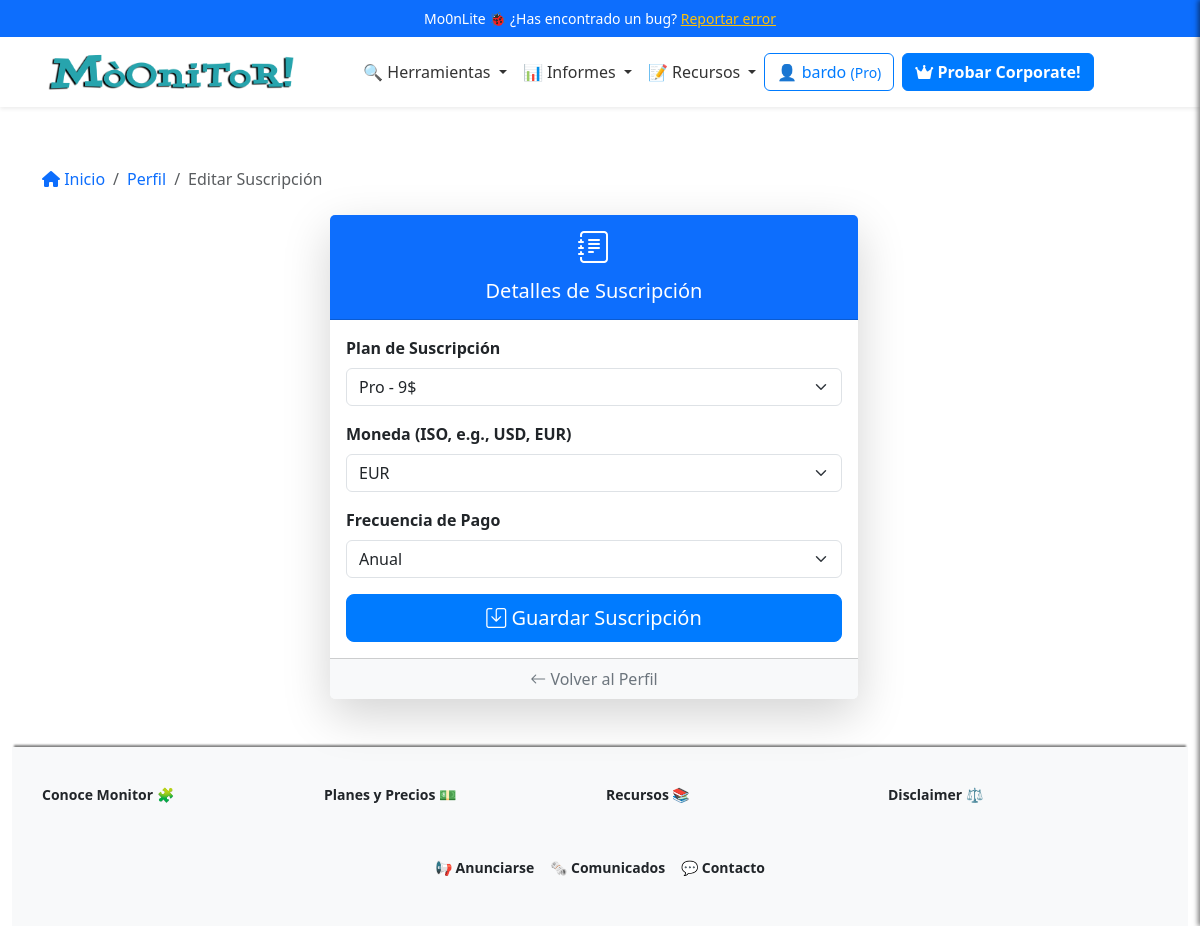
/profile/subscription (signed in), run on an earlier commit of the app's database.
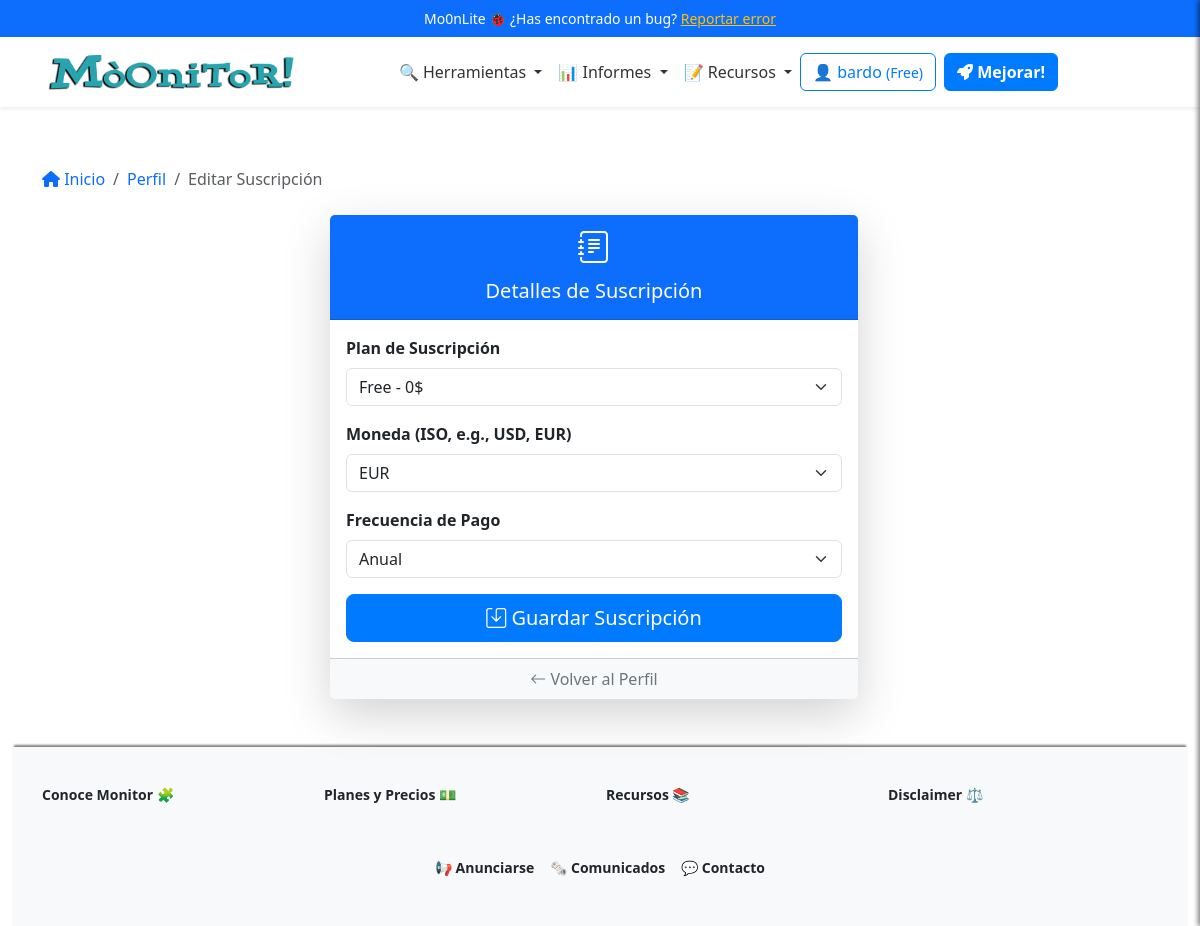
And on a later commit of the database.
### app/models/user_model.py (models this page shows, shortened)
class Users(UserMixin, db.Model):
    __tablename__ = 'Users'
    id = db.Column(db.Integer, primary_key=True)
    username = db.Column(db.String(80), unique=True, nullable=False)
    email = db.Column(db.String(120), unique=True, nullable=False)
    password_hash = db.Column(db.String(255), nullable=False)
    token = db.Column(db.String(255), index=True, unique=True)
    active = db.Column(db.Boolean, default=False)
    registered_on = db.Column(db.DateTime,
                              nullable=False,
                              default=datetime.datetime.utcnow)
    config = db.Column(JSONType)
    role = db.Column(db.String(20), nullable=False, default='usuario')
    subscription_plan = db.Column(Enum('Free',
                                       'Pro',
                                       'Corporate',
                                       name='subscription_plans'),
                                  default='Free')
    subscription_currency = db.Column(
        db.String(3), default='EUR')  # ISO currency codes (e.g., USD, EUR)
    subscription_expiration = db.Column(db.DateTime, nullable=True)
    subscription_frequency = db.Column(Enum('Monthly',
                                            'Annually',
                                            name='subscription_frequency'),
                                       default='Monthly')
    primary_payment = db.Column(JSONType, nullable=True)  # IBAN, SWIFT, etc.
    secondary_payment = db.Column(JSONType, nullable=True)
    transactions = db.relationship('Transaction', backref='user', lazy=True)
    def is_subscription_active(self):
        if not self.subscription_expiration:
            return False
        return self.subscription_expiration > datetime.datetime.utcnow()

### app/controllers/user_controller.py (the view, shortened to what this page needs)
@app.route('/profile/subscription', methods=['GET', 'POST'])
@login_required
def edit_subscription():
    breadcrumbs = [{
        'url': '/profile',
        'text': 'Perfil'
    }, {
        'url': '/profile/subscription',
        'text': 'Editar Suscripción'
    }]
    user = Users.query.get(current_user.id)
    form = SubscriptionForm()
    if request.method == 'GET':
        form.subscription_plan.data = user.subscription_plan
        form.subscription_currency.data = user.subscription_currency
        form.subscription_frequency.data = user.subscription_frequency
    return render_template('user/edit_subscription.html',
                           form=form,
                           breadcrumbs=breadcrumbs)

### app/forms.py
class SubscriptionForm(FlaskForm):
    subscription_plan = SelectField('Plan de Suscripción',
                                    choices=[('Free', 'Free - 0$'),
                                             ('Pro', 'Pro - 9$'),
                                             ('Corporate', 'Corporate - 129$')
                                             ],
                                    validators=[DataRequired()])
    subscription_currency = StringField('Moneda (ISO, e.g., USD, EUR)',
                                        validators=[DataRequired()])
    subscription_frequency = SelectField('Frecuencia de Pago',
                                         choices=[('Monthly', 'Mensual'),
                                                  ('Annually', 'Anual')],
                                         validators=[DataRequired()])
    submit = SubmitField('Guardar Suscripción')

### app/__init__.py (called while the page is built)
@app.context_processor
def inject_sidebar_info():
    return dict(is_admin=current_user.is_authenticated
                and current_user.role == 'admin')

@login_manager.user_loader
def load_user(user_id):
    return Users.query.get(int(user_id))

### app/templates/user/edit_subscription.html (shortened to what this page needs)
{% extends 'base.html' %}
{% block content %}
{% include 'inc/breadcrumbs.html' %}
<div class="container mb-5">
    <div class="row justify-content-center">
        <div class="col-lg-6 col-md-8">
            <div class="card shadow-lg border-0">
                <div class="card-header bg-primary text-white text-center">
                    <i class="bi bi-journal-text" style="font-size: 2rem;"></i>
                    <h5 class="mt-2">Detalles de Suscripción</h5>
                </div>
                <div class="card-body">
                    <form method="POST" class="needs-validation" novalidate>
                        <div class="mb-3">
                            {{ form.subscription_plan.label(class="form-label fw-bold") }}
                            {{ form.subscription_plan(class="form-select") }}
                        </div>
                        <div class="mb-3">
                            {{ form.subscription_currency.label(class="form-label fw-bold") }}
                            {{ form.subscription_currency(class="form-select") }}
                        </div>
                        <div class="mb-3">
                            {{ form.subscription_frequency.label(class="form-label fw-bold") }}
                            {{ form.subscription_frequency(class="form-select") }}
                        </div>
                        <div class="d-grid">
                            <button type="submit" class="btn btn-primary btn-lg">
                                <i class="bi bi-save"></i> Guardar Suscripción
                            </button>
                        </div>
                    </form>
                </div>
                <div class="card-footer text-center bg-light">
                    <a href="/profile" class="text-decoration-none text-secondary">
                        <i class="bi bi-arrow-left"></i> Volver al Perfil
                    </a>
                </div>
            </div>
        </div>
    </div>
</div>
{% endblock %}

### app/templates/inc/navbar.html (shortened to what this page needs)
<nav class="navbar navbar-expand-lg navbar-light bg-white shadow-sm">
  <div class="container">
    <a class="navbar-brand mx-auto" href="{{ url_for('index') }}">
      <img src="{{ url_for('static', filename='logo.png') }}" alt="Logo" height="50"
        class="d-inline-block align-text-top">
    </a>
    <div class="collapse navbar-collapse justify-content-center" id="navbarNav">
      <ul class="navbar-nav align-items-center">
        <li class="nav-item dropdown">
          <a class="nav-link dropdown-toggle" href="#" id="domainDnsDropdown" role="button" data-bs-toggle="dropdown"
            aria-expanded="false">
            🔍 Herramientas
          </a>
        </li>
        <li class="nav-item dropdown">
          <a class="nav-link dropdown-toggle" href="#" id="domainDnsDropdown" role="button" data-bs-toggle="dropdown"
            aria-expanded="false">
            📊 Informes
          </a>
        </li>
        <li class="nav-item dropdown">
          <a class="nav-link dropdown-toggle" href="#" id="domainDnsDropdown" role="button" data-bs-toggle="dropdown"
            aria-expanded="false">
            📝 Recursos
          </a>
        </li>
      </ul>
    <div class="d-flex flex-column flex-sm-row align-items-center justify-content-center ms-0 mb-3 mt-3">
      {% if current_user.is_authenticated %}
          <a href="/dashboard" class="btn btn-outline-primary mb-2 mb-sm-0 me-sm-2">
              <span class="item-responsive">👤 {{ current_user.username }}
                  <small>({{ current_user.subscription_plan }})</small>
              </span>
          </a>
          {% if current_user.subscription_plan == "Free" %}
              <a class="btn btn-primary mb-2 mb-sm-0 me-sm-2 text-decoration-none fw-semibold" href="{{ url_for('edit_subscription') }}">
                  <i class="fa-solid fa-rocket"></i> Mejorar!
              </a>
          {% elif current_user.subscription_plan == "Pro" %}
              <a class="btn btn-primary mb-2 mb-sm-0 me-sm-2 text-decoration-none fw-semibold" href="{{ url_for('edit_subscription') }}">
                  <i class="fa-solid fa-crown"></i> Probar Corporate!
              </a>
          {% endif %}
      {% endif %}
  </div>
    </div>
  </div>
</nav>

What changed in the data, as far as the page shows it:
changed Users "bardo": subscription_plan "Pro" → "Free"; subscription_plan "Pro - 9$" → "Free - 0$"
Also different on the page:
text no longer shown: "Probar Corporate!"
text now shown: "Mejorar!"
